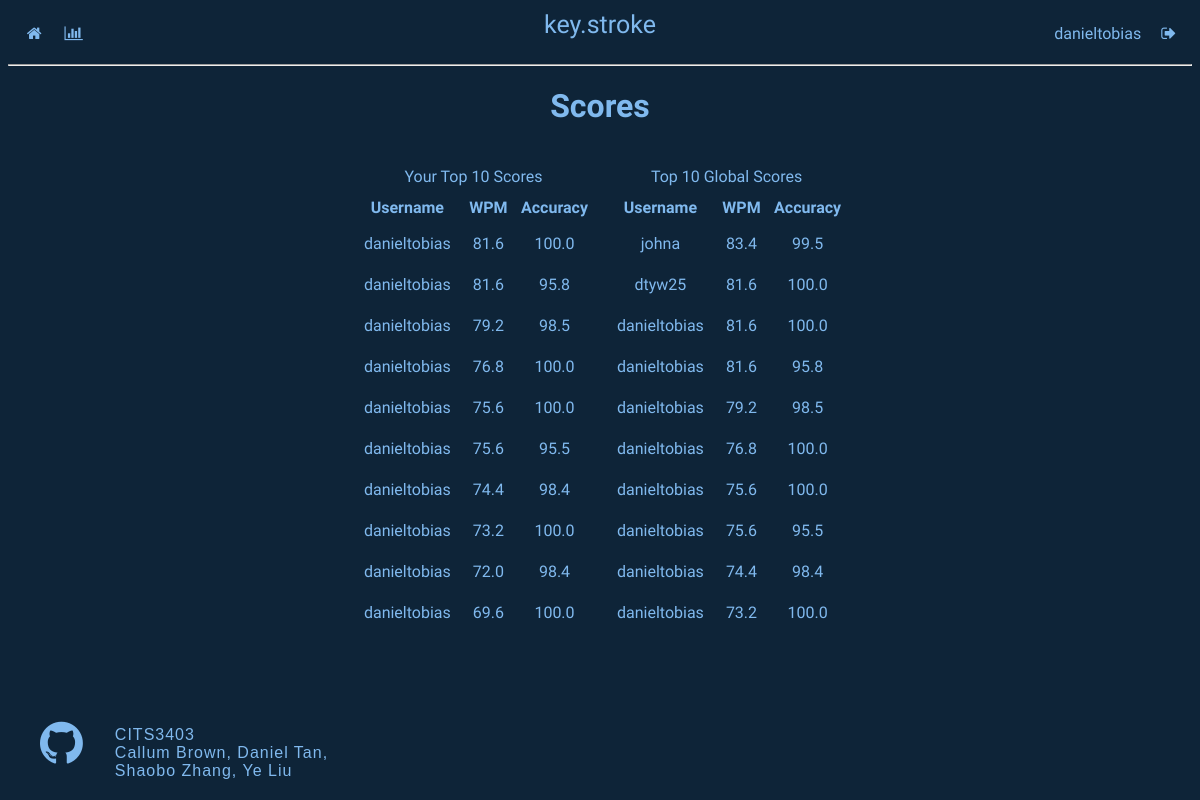
Screenshot of /scores (signed in) with the database file from the repository.
### app/models.py (models this page shows, shortened)
class User(UserMixin, db.Model):
    id = db.Column(db.Integer, primary_key=True)
    username = db.Column(db.String(64), index=True, unique=True)
    email = db.Column(db.String(128), index=True, unique=True)
    password_hash = db.Column(db.String(128))
    scores = db.relationship('Score', backref='author', lazy='dynamic')

class Score(db.Model):
    id = db.Column(db.Integer, primary_key=True)
    username = db.Column(db.String(64))
    score = db.Column(db.Float, index=True, nullable=True) #WPM
    accuracy = db.Column(db.Float, index=True, nullable=True) #accuracy
    user_id = db.Column(db.Integer, db.ForeignKey('user.id'))

### app/routes.py (the view)
@app.route('/scores', methods=['GET','POST'])
@login_required
def scores():
    if current_user.is_authenticated:
        user_username = current_user.username
        user_iden = current_user.id
        top10Score = Score.query.filter_by(user_id=user_iden).order_by(Score.score.desc()).limit(10).all()
        globaltop10 = Score.query.order_by(Score.score.desc()).limit(10).all()
    return render_template('scores.html', username = user_username, user_id=user_iden, myScore=top10Score, globaltop10=globaltop10)

### app/models.py (called while the page is built)
@login.user_loader
def load_user(user_id):
    return User.query.get(int(user_id))

### app/templates/scores.html (shortened to what this page needs)
{% extends "base.html" %}
{% block head %}
<link rel= "stylesheet" type= "text/css" href="{{ url_for('static',filename='stylesheets/base.css') }}">
<link rel= "stylesheet" type= "text/css" href="{{ url_for('static',filename='stylesheets/scores.css') }}">
{% endblock %}
{% block content %}
    <body>
        <h1>Scores</h1>
        <div class='container'>
            <table id='records'>
                <caption>Your Top 10 Scores</caption>
                <tr>
                    <th>Username</th>
                    <th>WPM</th>
                    <th>Accuracy</th>
                </tr>
            {% for score in myScore %}
                <tr>
                    <td>{{ score.username }}</td>
                    <td>{{ score.score  }}</td>
                    <td>{{ score.accuracy }}</td>
                </tr>
            {% endfor %}
            </table>
            <table id='global'>
                    <caption>Top 10 Global Scores</caption>
                    <tr>
                        <th>Username</th>
                        <th>WPM</th>
                        <th>Accuracy</th>
                    </tr>
                {% for score in globaltop10 %}
                    <tr>
                        <td>{{ score.username }}</td>
                        <td>{{ score.score  }}</td>
                        <td>{{ score.accuracy }}</td>
                    </tr>
                {% endfor %}
                </table>
        </div>
    </body>
{% endblock %}

### app/templates/base.html (shortened to what this page needs)
<!DOCTYPE html>
<html lang="en">
<head>
    <link rel="stylesheet" href="https://cdnjs.cloudflare.com/ajax/libs/font-awesome/4.7.0/css/font-awesome.min.css">
    {% block head %} {% endblock %}
</head>
<body>
    <div class="topnav">
        <div class='topnav-left'>
            <a href="{{ url_for('home') }}"><i class="fa fa-fw fa-home"></i></a>
            <a href="{{ url_for('scores') }}"><i class="fa fa-bar-chart"></i></a>
        </div>
        <div class='logo'><span><a href="{{ url_for('home') }}">key.stroke</a></span></div>
        <div class='topnav-right' style="margin-left: auto; order: 2">
            {% if current_user.is_anonymous %}
                <a href="{{ url_for('register') }}"><i class="fa fa-fw fa-user"></i></a>
                <a href="{{ url_for('login') }}"><i class="fa fa-sign-in"></i></a>
            {% else %}
                <a href="{{ url_for('user', username=current_user.username) }}">{{current_user.username}}</a>
                <a href="{{ url_for('logout') }}"><i class="fa fa-sign-out"></i></a>
            {% endif %}
        </div>
    </div>
    <hr>
    {% block content %} {% endblock %}
    <div class="credits" style="position: absolute; bottom: 0; width: 30%">
        <a href="https://github.com/danieltobiastan/reimagined-octo-parakeet"><i class="fa fa-github" style="float: left; font-size: 50px; padding: 2rem"></i></a>
        <p style="text-align: left; margin-top: 40px; font-family: 'Gill Sans', 'Gill Sans MT', Calibri, 'Trebuchet MS', sans-serif; letter-spacing: 1px">CITS3403<br>Callum Brown, Daniel Tan, Shaobo Zhang, Ye Liu</p>
    </div>
</body>
</html>

### app/static/stylesheets/base.css (style rules this page uses)
.topnav { height: 1em; background-color: rgb(14, 36, 56); padding: 1em; font-family: 'Anonymous Pro', monospace; word-spacing: 1em; display: flex; }
.logo { margin: auto; position: absolute; left: 50%; margin-right: -50%; transform: translate(-50%, -50%); font-size: 25px }
a, a:hover { color: rgb(128, 185, 238); text-decoration: none }
body { background-color: rgb(14, 36, 56); color: white; font-family: 'Anonymous Pro', monospace; }

### app/static/stylesheets/scores.css (style rules this page uses)
body { background-color: rgb(14, 36, 56); color: rgb(128, 185, 238); font-family: 'Anonymous Pro', monospace; text-align: center }
table, th, td { padding: 5px; }
td { padding: 10px; }
#global, #records { float: left; }
.container { padding: 20px; display: flex; justify-content: center; }

### rows the page displays
User: username "danieltobias"
Score: username "danieltobias", score "81.6", accuracy "100.0"
Score: username "danieltobias", score "81.6", accuracy "95.8"
Score: username "danieltobias", score "79.2", accuracy "98.5"
Score: username "danieltobias", score "76.8", accuracy "100.0"
Score: username "danieltobias", score "75.6", accuracy "100.0"
Score: username "danieltobias", score "75.6", accuracy "95.5"
Score: username "danieltobias", score "74.4", accuracy "98.4"
Score: username "danieltobias", score "73.2", accuracy "100.0"
Score: username "danieltobias", score "72.0", accuracy "98.4"
Score: username "danieltobias", score "69.6", accuracy "100.0"
Score: username "johna", score "83.4", accuracy "99.5"
Score: username "dtyw25", score "81.6", accuracy "100.0"
